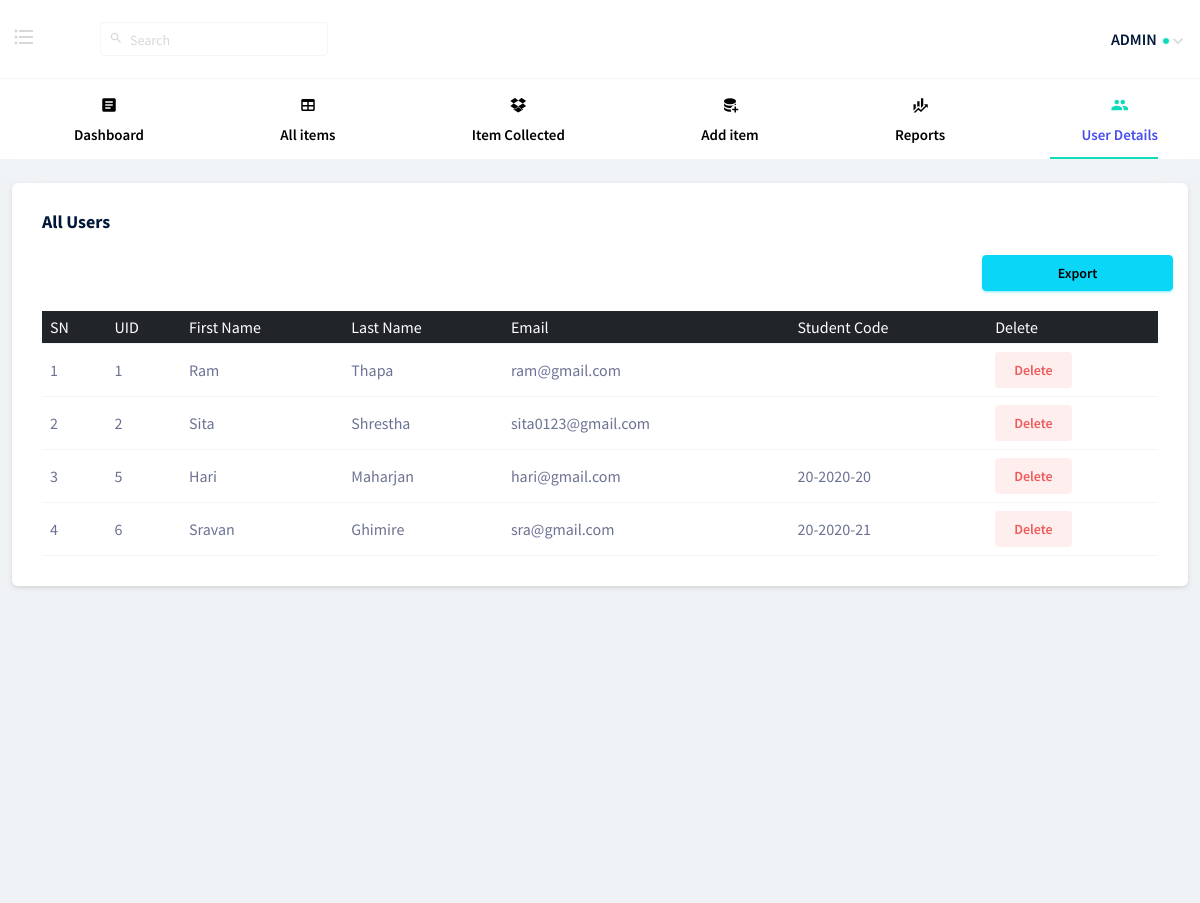
The app's page /pages/admin/report_users.php (signed in) with its own data.
### tables this page shows
CREATE TABLE `register` (
  `UID` int(11) NOT NULL,
  `fname` varchar(100) NOT NULL,
  `lname` varchar(100) NOT NULL,
  `email` varchar(200) NOT NULL,
  `password` varchar(256) NOT NULL,
  `scode` varchar(10) DEFAULT NULL
);

### pages/admin/report_users.php (the view, shortened to what this page needs)
<?php
require "connection.php";
if(isset($_SESSION['admin'])){
$sql = "SELECT * from register";
$stmt = $conn->prepare($sql);
$stmt->execute();
$result = $stmt->get_result();
?>
<!DOCTYPE html>
<html lang="en">
<head>
  <link rel="stylesheet" href="../../vendors/mdi/css/materialdesignicons.min.css">
  <link rel="stylesheet" href="../../vendors/base/vendor.bundle.base.css">
  <link rel="stylesheet" href="../../css/style.css">
</head>
<body>
  <div class="container-scroller">
    <div class="horizontal-menu">
      <nav class="navbar top-navbar col-lg-12 col-12 p-0">
        <div class="container-fluid">
          <div class="navbar-menu-wrapper d-flex align-items-center justify-content-between">
            <ul class="navbar-nav navbar-nav-left">
              <li class="nav-item ms-0 me-5 d-lg-flex d-none">
                <a href="#" class="nav-link horizontal-nav-left-menu"><i class="mdi mdi-format-list-bulleted"></i></a>
              </li>
              <li class="nav-item nav-search d-none d-lg-block ms-3">
                <div class="input-group">
                  <div class="input-group-prepend">
                    <span class="input-group-text" id="search">
                      <i class="mdi mdi-magnify"></i>
                    </span>
                  </div>
                  <form method="get" action="search.php">
                  <input type="search" class="form-control text-dark  " placeholder="Search" aria-label="search"
                    aria-describedby="search" name="search">
                  </form>
                </div>
              </li>
            </ul>
            <ul class="navbar-nav navbar-nav-right">
              <li class="nav-item nav-profile dropdown">
                <a class="nav-link dropdown-toggle" href="#" data-bs-toggle="dropdown" id="profileDropdown">
                  <span class="nav-profile-name">ADMIN</span>
                  <span class="online-status"></span>
                </a>
              </li>
            </ul>
          </div>
        </div>
      </nav>
      <nav class="bottom-navbar">
        <div class="container">
          <ul class="nav page-navigation">
            <li class="nav-item">
              <a class="nav-link" href="index.php">
                <i class="mdi mdi-file-document-box menu-icon"></i>
                <span class="menu-title">Dashboard</span>
              </a>
            </li>
            <li class="nav-item">
              <a href="display_items.php" class="nav-link">
                <i class="mdi mdi-table menu-icon"></i>
                <span class="menu-title">All items</span>
              </a>
            </li>
            <li class="nav-item">
              <a href="report_collected.php" class="nav-link">
                <i class="mdi mdi-dropbox menu-icon"></i>
                <span class="menu-title">Item Collected</span>
              </a>
            </li>
            <li class="nav-item">
              <a href="add_item.php" class="nav-link">
                <i class="mdi mdi-database-plus menu-icon"></i>
                <span class="menu-title">Add item</span>
              </a>
            </li>
            <li class="nav-item">
              <a href="#" class="nav-link">
                <i class="mdi mdi-finance menu-icon"></i>
                <span class="menu-title">Reports</span>
              </a>
            </li>
            <li class="nav-item">
              <a href="report_users.php" class="nav-link">
                <i class="mdi mdi-account-multiple menu-icon"></i>
                <span class="menu-title">User Details</span>
              </a>
            </li>
          </ul>
        </div>
      </nav>
    </div>
    <div class="container-fluid page-body-wrapper">
      <div class="main-panel">
        <div class="content-wrapper">
          <div class="col-lg-12 grid-margin stretch-card">
            <div class="card">
              <div class="card-body">
                <div class="row justify-content-end">
                  <h4 class="card-title">All users</h4>
                  <input type="button" id="export" value="Export" class="btn btn-info col col-lg-2 "/>
                </div>
                <br>
                <div class="table-responsive">
                    <?php
if (mysqli_num_rows($result) > 0) {
    ?>
                  <table class="table table-hover" id="pdf">
                    <thead class="bg-dark text-white">
                      <tr>
                      <th>SN</th>
            <th>UID</th>
            <th>First Name</th>
            <th>Last Name</th>
            <th>Email</th>
            <th>Student Code</th>
            <th>Delete</th>
                      </tr>
                    </thead>
                    <tbody>
                            <?php
                            $count = 1;
                            while ($row = mysqli_fetch_assoc($result)) {
                                echo '<tr>';
                                echo '<td>' . $count++ . '</td>';
                                echo '<td>' . $row['UID'] . '</td>';
                                echo '<td>' . $row['fname'] . '</td>';
                                echo '<td>' . $row['lname']  . '</td>';
                                echo '<td>' . $row['email'] . '</td>';
                                echo '<td>' . $row['scode'] . '</td>';
                                echo '<td><button class="btn btn-inverse-danger btn-fw" onclick="delete_user(' . $row['UID'] . ')">Delete</button></td>';
                                echo '</tr>';
                            }
                        ?>
                    </tbody>
                  <?php
                  } else {
                    echo  "No Data Found";
                }?>
                </table>
              </div>
            </div>
          </div>
        </div>
      </div>
      </div>
    </div>
  </div>
</body>
</html>
    <?php
}else{
  header("location:../user/login.php");
}
    ?>

### records on screen
register: UID "1", fname "Ram", lname "Thapa", email "ram@gmail.com"
register: UID "2", fname "Sita", lname "Shrestha", email "sita0123@gmail.com"
register: UID "5", fname "Hari", lname "Maharjan", email "hari@gmail.com", scode "20-2020-20"
register: UID "6", fname "Sravan", lname "Ghimire", email "sra@gmail.com", scode "20-2020-21"
